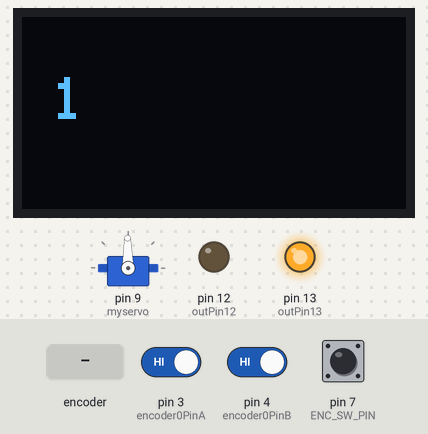
A program run on a simulated Arduino Uno, built with avr-gcc and run on an emulated ATmega328P. Parts: servo, 128×64 one-colour display, output pins drawn as LEDs (lit = HIGH). Inputs (shaded band) come from the test bench; at power-on: pin 7 (ENC_SW_PIN) HIGH, pin 3 (encoder0PinA) HIGH, pin 4 (encoder0PinB) HIGH. The display library's start-up logo is not drawn; what the program prints to the serial monitor is not drawn.

Above: at 3.2 s.
3.3 s: pin 7 (ENC_SW_PIN) pulled LOW for 0.15 s
At 4.5 s:
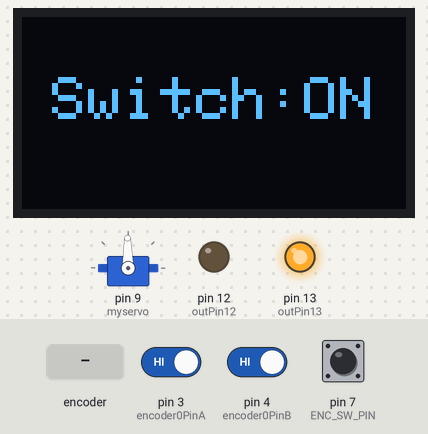
4.9 s: rotary encoder on pin 3 (encoder0PinA) / pin 4 (encoder0PinB) turned 3 steps (first pin leading)
At 5.7 s:
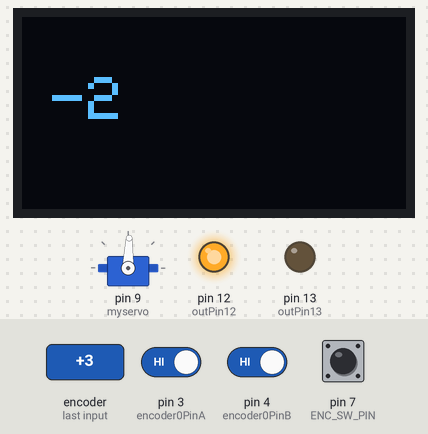
7.0 s: pin 7 (ENC_SW_PIN) pulled LOW for 1 s
At 7.5 s:
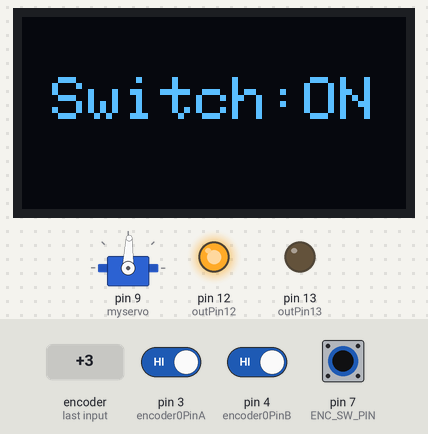
9.5 s: rotary encoder on pin 3 (encoder0PinA) / pin 4 (encoder0PinB) turned 1 step (first pin leading)
At 10.2 s:
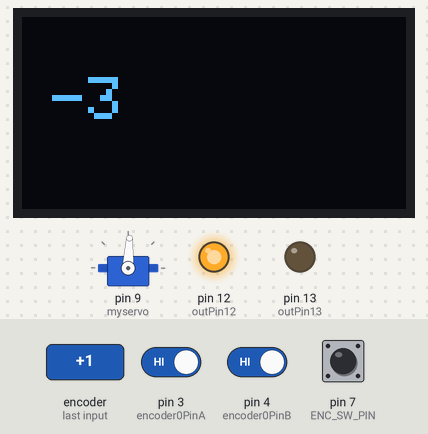
Timing chart, 0 to 12.2 s (numbered marks = the images above; inputs shaded):
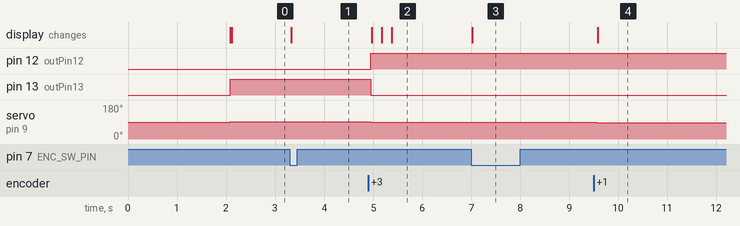

The program:

main.cpp
```cpp
// address：0x3C
// SSD1306
// oled SCK  -->ArduinoのSCL
// oled SDA  -->ArduinoのSDA
// oled VDD(Vcc) -->Arduino 5V
// olde GND --> Arduino GND
//=====================================================================
int encoder0PinA = 3;
int encoder0PinB = 4;
int encoder0Pos = 0;
int encoder0PinALast = 0;
int n = 0;
int outPin13 = 13;
int outPin12 = 12;
// pin for rotary encoder
#define ENC_SW_PIN         7
int enc_switch, enc_switch_old;
// oled display related
#include <SPI.h>
#include <Wire.h>
#include <Adafruit_GFX.h>
#include <Adafruit_SSD1306.h>

#define SCREEN_WIDTH 128 // OLED display width, in pixels
#define SCREEN_HEIGHT 64 // OLED display height, in pixels

// Declaration for an SSD1306 display connected to I2C (SDA, SCL pins)
#define OLED_RESET     -1 // Reset pin # (or -1 if sharing Arduino reset pin)
Adafruit_SSD1306 display(SCREEN_WIDTH, SCREEN_HEIGHT, &Wire, OLED_RESET);

//

#include <Servo.h>
Servo myservo;

//
void setup() {
  // servo setup
  myservo.attach(9);

  // rotary encoder input
  pinMode (encoder0PinA, INPUT);
  pinMode (encoder0PinB, INPUT);
  Serial.begin (9600);
  // for led
  pinMode(outPin13, OUTPUT);
  pinMode(outPin12, OUTPUT);
  // for rotary encoder switch
  pinMode( ENC_SW_PIN, INPUT_PULLUP);


  // oled display related
  //
  // SSD1306_SWITCHCAPVCC = generate display voltage from 3.3V internally
  if (!display.begin(SSD1306_SWITCHCAPVCC, 0x3C)) { // Address 0x3D for 128x64
    Serial.println(F("SSD1306 allocation failed"));
    for (;;); // Don't proceed, loop forever
  }

  // Show initial display buffer contents on the screen --
  // the library initializes this with an Adafruit splash screen.
  display.display();
  delay(2000); // Pause for 2 seconds

  // Clear the buffer
  display.clearDisplay();

  // Draw a single pixel in white
  display.drawPixel(10, 10, SSD1306_WHITE);

  // Show the display buffer on the screen. You MUST call display() after
  // drawing commands to make them visible on screen!
  display.display();
  display.clearDisplay();
  display.setTextSize(2); // Draw 2X-scale text
  display.setTextColor(SSD1306_WHITE);

}

void loop() {
  display.clearDisplay();

  // READ SWITCH
  enc_switch = digitalRead(ENC_SW_PIN);
  if ((enc_switch_old == 1) && (enc_switch == 0)) { // 1->0 transition
    Serial.println("SWITCH is PRESSED");
    display.setCursor(10, 20);
    display.println("Switch:ON");
    display.display();
    delay(10);
  }
  enc_switch_old = enc_switch;


  n = digitalRead(encoder0PinA);
  if ((encoder0PinALast == LOW) && (n == HIGH)) {
    if (digitalRead(encoder0PinB) == LOW) {
      encoder0Pos--;
      digitalWrite(outPin13, LOW);
      digitalWrite(outPin12, HIGH);
      delay(abs(encoder0Pos));
    } else {
      encoder0Pos++;
      digitalWrite(outPin12, LOW);
      digitalWrite(outPin13, HIGH);
      delay(abs(encoder0Pos));
    }
    Serial.println (encoder0Pos);
    if (encoder0Pos > 90) {
      encoder0Pos = 90;
    }
    if (encoder0Pos < -90) {
      encoder0Pos = -90;
    }

    int servoValue = map(encoder0Pos, -90, 90, 0, 180);
    myservo.write(servoValue);
    display.setCursor(10, 20);
    display.print(encoder0Pos);
    display.display();
  }
  encoder0PinALast = n;
}
```

Measured:
- after the input at 3.3 s, the display: changes at once (image 1)
- after the input at 4.9 s, pin 12 (outPin12): LOW → HIGH after 0.05 s; pin 13 (outPin13): HIGH → LOW after 0.05 s; servo on pin 9 (myservo): 91° → 90° after 0.05 s, → 89° 0.20 s later, → 88° 0.20 s later; the display: first changes after 0.08 s (image 2 shows a later state)
- after the input at 7.0 s, the display: changes at once (image 3)
- after the input at 9.5 s, servo on pin 9 (myservo): 88° → 87° after 0.05 s; the display: changes after 0.08 s (image 4)
